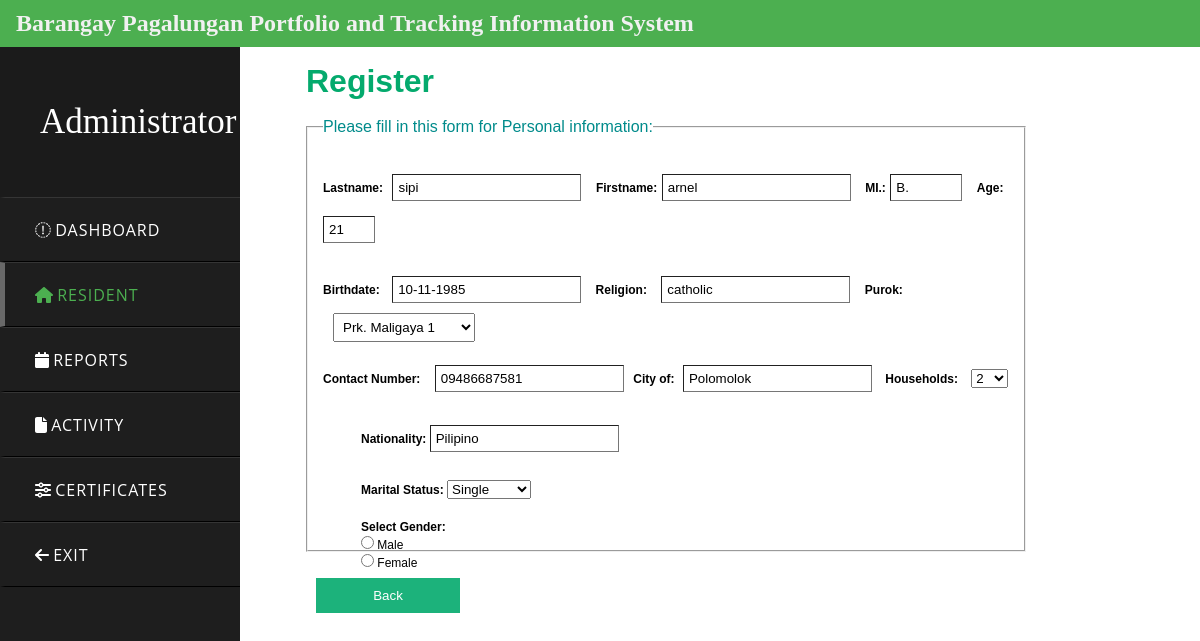
Screenshot of /NEW/residentprofileshow.php?id=1347 with the database file from the repository.
### tables this page shows
CREATE TABLE `residents` (
  `id` int(6) UNSIGNED NOT NULL,
  `lastname` varchar(30) NOT NULL,
  `firstname` varchar(30) NOT NULL,
  `middlename` varchar(50) NOT NULL,
  `birthdate` varchar(50) NOT NULL,
  `contactnumber` varchar(11) NOT NULL,
  `religion` varchar(50) NOT NULL,
  `city` varchar(50) NOT NULL,
  `household` varchar(2) NOT NULL,
  `address` varchar(50) DEFAULT NULL,
  `age` int(10) NOT NULL,
  `gender` varchar(10) NOT NULL,
  `status` varchar(10) NOT NULL,
  `nationality` varchar(20) NOT NULL,
  `reg_date` timestamp NOT NULL DEFAULT current_timestamp() ON UPDATE current_timestamp()
);

### NEW/residentprofileshow.php (the view, shortened to what this page needs)
<!DOCTYPE html>
<html lang="en" dir="ltr">
  <head>
    <link rel="stylesheet" href="dashboard.css">
    <link rel="stylesheet" href="https://cdnjs.cloudflare.com/ajax/libs/font-awesome/5.15.3/css/all.min.css"/>
<div class="header" >
  <h2>Barangay Pagalungan Portfolio and Tracking Information System</h2>
</div>
  </head>
  <body>
    <div class="sidebar">
      <header>Administrator</header>
      <a href="dashboard.php" >
      <i class="fas fa-chart-line-down"></i>
        <span>Dashboard</span>
      </a>
        <a href="resident.php" class="active" >
        <i class="fas fa-home"></i>
        <span >Resident</span>
      </a>
      <a href="residentreport1.php">
         <i class="fas fa-calendar"></i>
        <span>Reports</span>
      </a>
      <a href="activity.php">
        <i class="fas fa-file"></i>
        <span>Activity</span>
      </a>
      <a href="certificates.php">
        <i class="fas fa-sliders-h"></i>
        <span>Certificates</span>
      </a>
      <a href="managementlogin.php">
        <i class="fas fa-arrow-left"></i>
        <span>Exit</span>
      </a>
    </div>
  <tbody>
<form method="post" action="residentindex.php">
  <div class="container" id="divv" >
    <h1 style=" color:#04AA6D ;">Register</h1>
    <br>
     <fieldset style="padding: 15px;height: 400px;">
 <legend style="color: darkcyan;">Please fill in this form for Personal information:</legend>
 <?php
include_once 'conn.php';
$result = mysqli_query($conn,"SELECT * FROM residents  WHERE id='" . $_GET['id'] . "'");
$items= mysqli_fetch_array($result);
?>
    <br>
    <label for="lastname"><b>Lastname:</b></label>
    <input type="text" placeholder="Enter Lastname" name="lastname"  id="lastname" required style="  margin-left: 5px;" value="<?php echo $items['lastname'];?>">
    <label for="firstname" style="margin-left:10px;"><b>Firstname:</b></label>
    <input type="text" placeholder="Enter Firstname" name="firstname" id="firstname" required value="<?php echo $items['firstname'];?>">
    <label for="mi"style="margin-left:10px;"><b>MI.:</b></label>
    <input type="text" placeholder="Enter MI."name="middlename" id="mi" required value="<?php echo $items['middlename'];?>" style="width: 60px;">
    <label for="age"style="margin-left:10px;"><b>Age:</b></label>
    <input type="text" name="age" id="age" required style="width: 40px;"  value="<?php echo $items['age'];?>">
<br>
<br>
<label for="birthdate"  ><b>Birthdate:</b></label>
    <input type="text" placeholder="mm-dd-yy" name="birthdate"  id="birthdate" required style="  margin-left: 8px;" value="<?php echo $items['birthdate'];?>">
    <label for="religion" style="margin-left:10px;"><b>Religion:</b></label>
    <input type="text" placeholder="Enter Religion" name="religion" id="religion" required style="margin-left:10px;" value="<?php echo $items['religion'];?>">
        <label for="address" style="margin-left:10px;"><b>Purok:</b></label>
  <select id="ad" name="address" style="margin-left: 10px;" >
    <option type="radio" placeholder="Enter Address" name="address" id="address" required value="<?php echo $items['address'];?>">Prk. Maligaya 1
    <option type="radio" placeholder="Enter Address" name="address" id="address" required value="<?php echo $items['address'];?>">Prk. Maligaya 2
</select>
  <br>
  <br>
  <label for="contactnum" ><b>Contact Number:</b></label>
    <input style="margin-left:10px;"type="text" placeholder="Enter Number 09....." name="contactnumber" id="contactnum" required value="<?php echo $items['contactnumber'];?>">
<label for="city" style="margin-left:5px;"><b>City of:</b></labe l>
<input style="margin-left:5px;" type="text" name="city" value="<?php echo $items['city'];?>"checked >
<label for="household" style="margin-left:10px;"><b>Households:</b></label>
<select id="household" style="margin-left:10px;" name="household" value="<?php echo $items['household'];?>">
  <option type="radio" name="household" id="household" required value="<?php echo $items['household'];?>">2
  <option type="radio" name="household" id="household" required value="<?php echo $items['household'];?>">3
</select>
 <br>
 <br>
    <label for="nationality"style="margin-left:38px"><b>Nationality:</b></label>
    <input type="text" placeholder="Enter Nationality" name="nationality" id="nationality" value="<?php echo $items['nationality'];?>" required>
    <br>
    <br>
 <label for="tatus" style="margin-left:38px;"><b>Marital Status:</b></label>
<select id="brow" name="status">
  <option name="status" value="<?php echo $items['Single'];?>">Single
  <option name="status" value="<?php echo $items['Married'];?>">Married
</select>
<br>
<br>
    <label style="margin-left:38px;" for="gender"><b>Select Gender:</b> </label>
    <br>
      <input style="margin-left:38px;" type="radio" name="gender" value="<?php echo $items['gender'];?>"> Male <br>
   <input style="margin-left:38px;"type="radio" name="gender" value="<?php echo $items['gender'];?>"> Female
   <br>
       </fieldset>
     <br>
     <div>
    <button formaction="resident.php" type="submit" class="registerbtn" >Back</button>
</div>  </div>
</form>
</tbody></body>
</html>

### NEW/dashboard.css (style rules this page uses)
* { margin: 0; padding: 0; text-decoration: none; }
.sidebar { position: fixed; width: 240px; left: fixed; height: 100%; background: #1e1e1e; transition: all .5s ease; }
.sidebar header { font-size: 35px; font-style: bold; color: white; line-height: 70px; text-align: center; background: #1b1b1b; user-select: none; font-family: 'Brush Script MT', cursive; padding: 40px; }
.sidebar a { display: block; height: 65px; width: 100%; color: white; line-height: 65px; padding-left: 30px; box-sizing: border-box; border-bottom: 1px solid black; border-top: 1px solid rgba(255,255,255,.1); border-left: 5px solid transparent; font-family: 'Open Sans', sans-serif; transition: all .5s ease; }
a.active,a:hover { border-left: 5px solid dimgray; color: #4CAF50; }
.sidebar a span { letter-spacing: 1px; text-transform: uppercase; }

### NEW/residentprofileshow.php (style rules this page uses)
* { margin: 0; padding: 0; text-decoration: none; }
.header { background: #4CAF50; color: #f1f1f1; padding: 10px 16px; }
.container { font-family: Arial, Helvetica, sans-serif; margin-left: 290px; padding: 16px; background-color: white; width: 60%; position: fixed; height: 100%; overflow: visible; }
input[type=text], input[type=password] { padding: 5px; margin: 5px 0 10px 0; border-width: 1px; }
.registerbtn { background-color: #04AA6D; color: white; padding: 10px 10px; margin: 8px 0; border: none; cursor: pointer; width: 20%; opacity: 0.9; margin-left: 10px; }
#ad { cursor: pointer; }
a { color: dodgerblue; }
#ad { padding: 5px; }
label { font-size: 12px; }
#brow { cursor: pointer; }

### rows the page displays
residents: lastname "sipi", firstname "arnel", middlename "B.", age "21", birthdate "10-11-1985", religion "catholic", contactnumber "09486687581", city "Polomolok", household "2", nationality "Pilipino"
